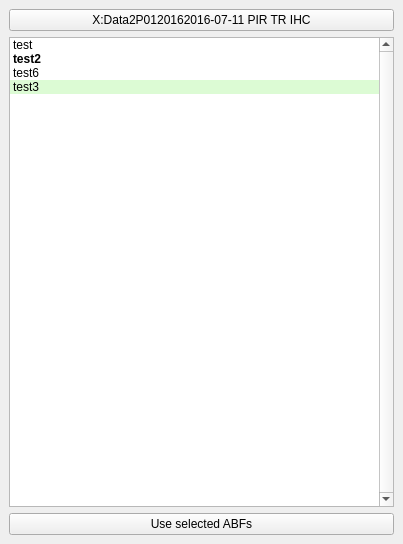
<?xml version="1.0" encoding="UTF-8"?>
<ui version="4.0">
 <class>MainWindow</class>
 <widget class="QMainWindow" name="MainWindow">
  <property name="geometry">
   <rect>
    <x>0</x>
    <y>0</y>
    <width>403</width>
    <height>544</height>
   </rect>
  </property>
  <property name="windowTitle">
   <string>ABF selector</string>
  </property>
  <widget class="QWidget" name="centralwidget">
   <layout class="QVBoxLayout" name="verticalLayout">
    <item>
     <widget class="QPushButton" name="btnPath">
      <property name="text">
       <string>X:Data2P0120162016-07-11 PIR TR IHC</string>
      </property>
     </widget>
    </item>
    <item>
     <widget class="QListWidget" name="listWidget">
      <property name="verticalScrollBarPolicy">
       <enum>Qt::ScrollBarAlwaysOn</enum>
      </property>
      <property name="alternatingRowColors">
       <bool>false</bool>
      </property>
      <property name="selectionMode">
       <enum>QAbstractItemView::MultiSelection</enum>
      </property>
      <property name="selectionRectVisible">
       <bool>true</bool>
      </property>
      <item>
       <property name="text">
        <string>test</string>
       </property>
      </item>
      <item>
       <property name="text">
        <string>test2</string>
       </property>
       <property name="font">
        <font>
         <weight>75</weight>
         <bold>true</bold>
        </font>
       </property>
      </item>
      <item>
       <property name="text">
        <string>test6</string>
       </property>
      </item>
      <item>
       <property name="text">
        <string>test3</string>
       </property>
       <property name="background">
        <brush brushstyle="SolidPattern">
         <color alpha="200">
          <red>211</red>
          <green>250</green>
          <blue>200</blue>
         </color>
        </brush>
       </property>
       <property name="foreground">
        <brush brushstyle="NoBrush">
         <color alpha="255">
          <red>0</red>
          <green>0</green>
          <blue>255</blue>
         </color>
        </brush>
       </property>
      </item>
     </widget>
    </item>
    <item>
     <widget class="QPushButton" name="btnUse">
      <property name="text">
       <string>Use selected ABFs</string>
      </property>
     </widget>
    </item>
   </layout>
  </widget>
 </widget>
 <resources/>
 <connections/>
</ui>
